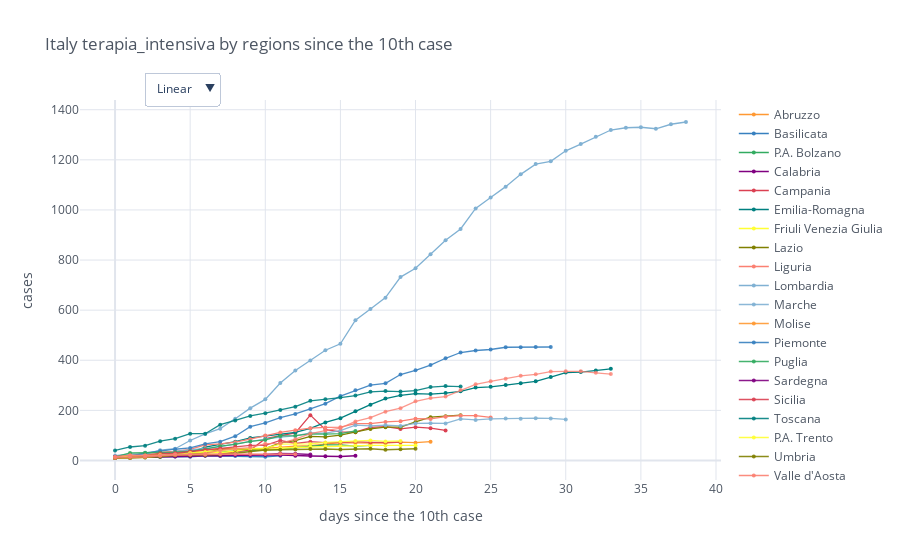

Write notebook code for a chart like this one.
### Code cell
min_value = 10
mpl.iplot_sync_plot(total_cases, min_value=10, title='Italy ' + category + ' by regions since the ' + str(min_value) + 'th case')

### Figure 1 — Plotly figure (JSON) as saved in the notebook; plotly's stock layout.template omitted (floating-point values rounded to 4 significant figures)
{"data": [{"line": {"color": "rgba(255, 153, 51, 1.0)", "dash": "solid", "shape": "linear", "width": 1.3}, "marker": {"size": 4, "symbol": "circle"}, "mode": "lines+markers", "name": "Abruzzo", "text": "", "type": "scatter", "x": [0, 1, 2, 3, 4, 5, 6, 7, 8, 9, 10, 11, 12, 13, 14, 15, 16, 17, 18, 19, 20, 21, 22, 23, 24, 25, 26, 27, 28, 29, 30, 31, 32, 33, 34, 35, 36, 37, 38], "y": [12.0, 14.0, 14.0, 28.0, 37.0, 32.0, 41.0, 47.0, 48.0, 44.0, 49.0, 52.0, 57.0, 59.0, 64.0, 71.0, 70.0, 68.0, 69.0, 73.0, 71.0, 75.0, "", "", "", "", "", "", "", "", "", "", "", "", "", "", "", "", ""]}, {"line": {"color": "rgba(55, 128, 191, 1.0)", "dash": "solid", "shape": "linear", "width": 1.3}, "marker": {"size": 4, "symbol": "circle"}, "mode": "lines+markers", "name": "Basilicata", "text": "", "type": "scatter", "x": [0, 1, 2, 3, 4, 5, 6, 7, 8, 9, 10, 11, 12, 13, 14, 15, 16, 17, 18, 19, 20, 21, 22, 23, 24, 25, 26, 27, 28, 29, 30, 31, 32, 33, 34, 35, 36, 37, 38], "y": [10.0, 12.0, 12.0, 14.0, 16.0, 15.0, 19.0, 18.0, 18.0, 17.0, 15.0, 19.0, "", "", "", "", "", "", "", "", "", "", "", "", "", "", "", "", "", "", "", "", "", "", "", "", "", "", ""]}, {"line": {"color": "rgba(50, 171, 96, 1.0)", "dash": "solid", "shape": "linear", "width": 1.3}, "marker": {"size": 4, "symbol": "circle"}, "mode": "lines+markers", "name": "P.A. Bolzano", "text": "", "type": "scatter", "x": [0, 1, 2, 3, 4, 5, 6, 7, 8, 9, 10, 11, 12, 13, 14, 15, 16, 17, 18, 19, 20, 21, 22, 23, 24, 25, 26, 27, 28, 29, 30, 31, 32, 33, 34, 35, 36, 37, 38], "y": [11.0, 11.0, 18.0, 18.0, 24.0, 30.0, 32.0, 33.0, 38.0, 40.0, 43.0, 45.0, 51.0, 56.0, 62.0, 62.0, 57.0, 60.0, "", "", "", "", "", "", "", "", "", "", "", "", "", "", "", "", "", "", "", "", ""]}, {"line": {"color": "rgba(128, 0, 128, 1.0)", "dash": "solid", "shape": "linear", "width": 1.3}, "marker": {"size": 4, "symbol": "circle"}, "mode": "lines+markers", "name": "Calabria", "text": "", "type": "scatter", "x": [0, 1, 2, 3, 4, 5, 6, 7, 8, 9, 10, 11, 12, 13, 14, 15, 16, 17, 18, 19, 20, 21, 22, 23, 24, 25, 26, 27, 28, 29, 30, 31, 32, 33, 34, 35, 36, 37, 38], "y": [10.0, 11.0, 13.0, 16.0, 16.0, 17.0, 20.0, 21.0, 23.0, 23.0, 22.0, 22.0, 19.0, 18.0, 17.0, 16.0, 19.0, "", "", "", "", "", "", "", "", "", "", "", "", "", "", "", "", "", "", "", "", "", ""]}, {"line": {"color": "rgba(219, 64, 82, 1.0)", "dash": "solid", "shape": "linear", "width": 1.3}, "marker": {"size": 4, "symbol": "circle"}, "mode": "lines+markers", "name": "Campania", "text": "", "type": "scatter", "x": [0, 1, 2, 3, 4, 5, 6, 7, 8, 9, 10, 11, 12, 13, 14, 15, 16, 17, 18, 19, 20, 21, 22, 23, 24, 25, 26, 27, 28, 29, 30, 31, 32, 33, 34, 35, 36, 37, 38], "y": [11.0, 11.0, 19.0, 17.0, 22.0, 22.0, 24.0, 24.0, 36.0, 41.0, 87.0, 99.0, 110.0, 181.0, 123.0, 114.0, 113.0, 132.0, 135.0, 126.0, 133.0, 129.0, 120.0, "", "", "", "", "", "", "", "", "", "", "", "", "", "", "", ""]}, {"line": {"color": "rgba(0, 128, 128, 1.0)", "dash": "solid", "shape": "linear", "width": 1.3}, "marker": {"size": 4, "symbol": "circle"}, "mode": "lines+markers", "name": "Emilia-Romagna", "text": "", "type": "scatter", "x": [0, 1, 2, 3, 4, 5, 6, 7, 8, 9, 10, 11, 12, 13, 14, 15, 16, 17, 18, 19, 20, 21, 22, 23, 24, 25, 26, 27, 28, 29, 30, 31, 32, 33, 34, 35, 36, 37, 38], "y": [11.0, 13.0, 16.0, 24.0, 26.0, 32.0, 53.0, 64.0, 75.0, 90.0, 98.0, 104.0, 112.0, 128.0, 152.0, 169.0, 197.0, 223.0, 247.0, 260.0, 267.0, 265.0, 269.0, 276.0, 291.0, 294.0, 301.0, 308.0, 316.0, 333.0, 351.0, 353.0, 359.0, 366.0, "", "", "", "", ""]}, {"line": {"color": "rgba(255, 255, 51, 1.0)", "dash": "solid", "shape": "linear", "width": 1.3}, "marker": {"size": 4, "symbol": "circle"}, "mode": "lines+markers", "name": "Friuli Venezia Giulia", "text": "", "type": "scatter", "x": [0, 1, 2, 3, 4, 5, 6, 7, 8, 9, 10, 11, 12, 13, 14, 15, 16, 17, 18, 19, 20, 21, 22, 23, 24, 25, 26, 27, 28, 29, 30, 31, 32, 33, 34, 35, 36, 37, 38], "y": [10.0, 11.0, 12.0, 19.0, 21.0, 27.0, 29.0, 32.0, 37.0, 47.0, 41.0, 49.0, 52.0, 54.0, 57.0, 59.0, 60.0, 60.0, 60.0, 60.0, 60.0, "", "", "", "", "", "", "", "", "", "", "", "", "", "", "", "", "", ""]}, {"line": {"color": "rgba(128, 128, 0, 1.0)", "dash": "solid", "shape": "linear", "width": 1.3}, "marker": {"size": 4, "symbol": "circle"}, "mode": "lines+markers", "name": "Lazio", "text": "", "type": "scatter", "x": [0, 1, 2, 3, 4, 5, 6, 7, 8, 9, 10, 11, 12, 13, 14, 15, 16, 17, 18, 19, 20, 21, 22, 23, 24, 25, 26, 27, 28, 29, 30, 31, 32, 33, 34, 35, 36, 37, 38], "y": [15.0, 18.0, 20.0, 24.0, 25.0, 31.0, 31.0, 44.0, 44.0, 45.0, 47.0, 70.0, 79.0, 96.0, 94.0, 101.0, 113.0, 126.0, 133.0, 133.0, 154.0, 173.0, 177.0, 181.0, "", "", "", "", "", "", "", "", "", "", "", "", "", "", ""]}, {"line": {"color": "rgba(251, 128, 114, 1.0)", "dash": "solid", "shape": "linear", "width": 1.3}, "marker": {"size": 4, "symbol": "circle"}, "mode": "lines+markers", "name": "Liguria", "text": "", "type": "scatter", "x": [0, 1, 2, 3, 4, 5, 6, 7, 8, 9, 10, 11, 12, 13, 14, 15, 16, 17, 18, 19, 20, 21, 22, 23, 24, 25, 26, 27, 28, 29, 30, 31, 32, 33, 34, 35, 36, 37, 38], "y": [11.0, 17.0, 29.0, 34.0, 36.0, 44.0, 62.0, 66.0, 73.0, 85.0, 100.0, 112.0, 121.0, 129.0, 132.0, 133.0, 147.0, 147.0, 154.0, 157.0, 167.0, 166.0, 175.0, 179.0, 179.0, 172.0, "", "", "", "", "", "", "", "", "", "", "", "", ""]}, {"line": {"color": "rgba(128, 177, 211, 1.0)", "dash": "solid", "shape": "linear", "width": 1.3}, "marker": {"size": 4, "symbol": "circle"}, "mode": "lines+markers", "name": "Lombardia", "text": "", "type": "scatter", "x": [0, 1, 2, 3, 4, 5, 6, 7, 8, 9, 10, 11, 12, 13, 14, 15, 16, 17, 18, 19, 20, 21, 22, 23, 24, 25, 26, 27, 28, 29, 30, 31, 32, 33, 34, 35, 36, 37, 38], "y": [19, 25, 25, 41, 47, 80, 106, 127, 167, 209, 244, 309, 359, 399, 440, 466, 560, 605, 650, 732, 767, 823, 879, 924, 1006, 1050, 1093, 1142, 1183, 1194, 1236, 1263, 1292, 1319, 1328, 1330, 1324, 1342, 1351]}, {"line": {"color": "rgba(128, 177, 211, 0.8999999999999999)", "dash": "solid", "shape": "linear", "width": 1.3}, "marker": {"size": 4, "symbol": "circle"}, "mode": "lines+markers", "name": "Marche", "text": "", "type": "scatter", "x": [0, 1, 2, 3, 4, 5, 6, 7, 8, 9, 10, 11, 12, 13, 14, 15, 16, 17, 18, 19, 20, 21, 22, 23, 24, 25, 26, 27, 28, 29, 30, 31, 32, 33, 34, 35, 36, 37, 38], "y": [13.0, 15.0, 19.0, 20.0, 36.0, 41.0, 47.0, 54.0, 66.0, 76.0, 85.0, 93.0, 98.0, 110.0, 109.0, 119.0, 141.0, 138.0, 141.0, 138.0, 148.0, 149.0, 148.0, 166.0, 162.0, 166.0, 168.0, 167.0, 169.0, 168.0, 164.0, "", "", "", "", "", "", "", ""]}, {"line": {"color": "rgba(255, 153, 51, 0.8999999999999999)", "dash": "solid", "shape": "linear", "width": 1.3}, "marker": {"size": 4, "symbol": "circle"}, "mode": "lines+markers", "name": "Molise", "text": "", "type": "scatter", "x": [0, 1, 2, 3, 4, 5, 6, 7, 8, 9, 10, 11, 12, 13, 14, 15, 16, 17, 18, 19, 20, 21, 22, 23, 24, 25, 26, 27, 28, 29, 30, 31, 32, 33, 34, 35, 36, 37, 38], "y": ["", "", "", "", "", "", "", "", "", "", "", "", "", "", "", "", "", "", "", "", "", "", "", "", "", "", "", "", "", "", "", "", "", "", "", "", "", "", ""]}, {"line": {"color": "rgba(55, 128, 191, 0.8999999999999999)", "dash": "solid", "shape": "linear", "width": 1.3}, "marker": {"size": 4, "symbol": "circle"}, "mode": "lines+markers", "name": "Piemonte", "text": "", "type": "scatter", "x": [0, 1, 2, 3, 4, 5, 6, 7, 8, 9, 10, 11, 12, 13, 14, 15, 16, 17, 18, 19, 20, 21, 22, 23, 24, 25, 26, 27, 28, 29, 30, 31, 32, 33, 34, 35, 36, 37, 38], "y": [13.0, 17.0, 30.0, 38.0, 45.0, 50.0, 66.0, 75.0, 97.0, 135.0, 150.0, 171.0, 186.0, 206.0, 227.0, 257.0, 280.0, 301.0, 308.0, 343.0, 360.0, 381.0, 408.0, 431.0, 439.0, 443.0, 452.0, 452.0, 453.0, 453.0, "", "", "", "", "", "", "", "", ""]}, {"line": {"color": "rgba(50, 171, 96, 0.8999999999999999)", "dash": "solid", "shape": "linear", "width": 1.3}, "marker": {"size": 4, "symbol": "circle"}, "mode": "lines+markers", "name": "Puglia", "text": "", "type": "scatter", "x": [0, 1, 2, 3, 4, 5, 6, 7, 8, 9, 10, 11, 12, 13, 14, 15, 16, 17, 18, 19, 20, 21, 22, 23, 24, 25, 26, 27, 28, 29, 30, 31, 32, 33, 34, 35, 36, 37, 38], "y": [14.0, 30.0, 31.0, 31.0, 33.0, 37.0, 45.0, 57.0, 64.0, 76.0, 82.0, 98.0, 99.0, 106.0, 105.0, 107.0, 118.0, "", "", "", "", "", "", "", "", "", "", "", "", "", "", "", "", "", "", "", "", "", ""]}, {"line": {"color": "rgba(128, 0, 128, 0.8999999999999999)", "dash": "solid", "shape": "linear", "width": 1.3}, "marker": {"size": 4, "symbol": "circle"}, "mode": "lines+markers", "name": "Sardegna", "text": "", "type": "scatter", "x": [0, 1, 2, 3, 4, 5, 6, 7, 8, 9, 10, 11, 12, 13, 14, 15, 16, 17, 18, 19, 20, 21, 22, 23, 24, 25, 26, 27, 28, 29, 30, 31, 32, 33, 34, 35, 36, 37, 38], "y": [15.0, 16.0, 16.0, 18.0, 19.0, 19.0, 20.0, 19.0, 22.0, 23.0, 24.0, 28.0, 27.0, 24.0, "", "", "", "", "", "", "", "", "", "", "", "", "", "", "", "", "", "", "", "", "", "", "", "", ""]}, {"line": {"color": "rgba(219, 64, 82, 0.8999999999999999)", "dash": "solid", "shape": "linear", "width": 1.3}, "marker": {"size": 4, "symbol": "circle"}, "mode": "lines+markers", "name": "Sicilia", "text": "", "type": "scatter", "x": [0, 1, 2, 3, 4, 5, 6, 7, 8, 9, 10, 11, 12, 13, 14, 15, 16, 17, 18, 19, 20, 21, 22, 23, 24, 25, 26, 27, 28, 29, 30, 31, 32, 33, 34, 35, 36, 37, 38], "y": [11.0, 15.0, 20.0, 28.0, 29.0, 36.0, 42.0, 48.0, 55.0, 60.0, 60.0, 80.0, 68.0, 75.0, 71.0, 71.0, 75.0, 72.0, 72.0, 73.0, "", "", "", "", "", "", "", "", "", "", "", "", "", "", "", "", "", "", ""]}, {"line": {"color": "rgba(0, 128, 128, 0.8999999999999999)", "dash": "solid", "shape": "linear", "width": 1.3}, "marker": {"size": 4, "symbol": "circle"}, "mode": "lines+markers", "name": "Toscana", "text": "", "type": "scatter", "x": [0, 1, 2, 3, 4, 5, 6, 7, 8, 9, 10, 11, 12, 13, 14, 15, 16, 17, 18, 19, 20, 21, 22, 23, 24, 25, 26, 27, 28, 29, 30, 31, 32, 33, 34, 35, 36, 37, 38], "y": [40.0, 54.0, 59.0, 77.0, 87.0, 107.0, 107.0, 143.0, 160.0, 178.0, 189.0, 202.0, 215.0, 238.0, 244.0, 251.0, 259.0, 274.0, 277.0, 275.0, 279.0, 293.0, 297.0, 295.0, "", "", "", "", "", "", "", "", "", "", "", "", "", "", ""]}, {"line": {"color": "rgba(255, 255, 51, 0.8999999999999999)", "dash": "solid", "shape": "linear", "width": 1.3}, "marker": {"size": 4, "symbol": "circle"}, "mode": "lines+markers", "name": "P.A. Trento", "text": "", "type": "scatter", "x": [0, 1, 2, 3, 4, 5, 6, 7, 8, 9, 10, 11, 12, 13, 14, 15, 16, 17, 18, 19, 20, 21, 22, 23, 24, 25, 26, 27, 28, 29, 30, 31, 32, 33, 34, 35, 36, 37, 38], "y": [12.0, 19.0, 19.0, 22.0, 22.0, 30.0, 34.0, 39.0, 46.0, 46.0, 49.0, 65.0, 66.0, 66.0, 72.0, 75.0, 78.0, 80.0, 76.0, 78.0, "", "", "", "", "", "", "", "", "", "", "", "", "", "", "", "", "", "", ""]}, {"line": {"color": "rgba(128, 128, 0, 0.8999999999999999)", "dash": "solid", "shape": "linear", "width": 1.3}, "marker": {"size": 4, "symbol": "circle"}, "mode": "lines+markers", "name": "Umbria", "text": "", "type": "scatter", "x": [0, 1, 2, 3, 4, 5, 6, 7, 8, 9, 10, 11, 12, 13, 14, 15, 16, 17, 18, 19, 20, 21, 22, 23, 24, 25, 26, 27, 28, 29, 30, 31, 32, 33, 34, 35, 36, 37, 38], "y": [10.0, 11.0, 13.0, 15.0, 21.0, 21.0, 21.0, 24.0, 29.0, 35.0, 42.0, 43.0, 44.0, 46.0, 46.0, 44.0, 46.0, 47.0, 43.0, 45.0, 47.0, "", "", "", "", "", "", "", "", "", "", "", "", "", "", "", "", "", ""]}, {"line": {"color": "rgba(251, 128, 114, 0.8999999999999999)", "dash": "solid", "shape": "linear", "width": 1.3}, "marker": {"size": 4, "symbol": "circle"}, "mode": "lines+markers", "name": "Valle d'Aosta", "text": "", "type": "scatter", "x": [0, 1, 2, 3, 4, 5, 6, 7, 8, 9, 10, 11, 12, 13, 14, 15, 16, 17, 18, 19, 20, 21, 22, 23, 24, 25, 26, 27, 28, 29, 30, 31, 32, 33, 34, 35, 36, 37, 38], "y": [15.0, 21.0, 20.0, 20.0, 25.0, 24.0, 24.0, 26.0, 26.0, 26.0, 26.0, 27.0, 25.0, "", "", "", "", "", "", "", "", "", "", "", "", "", "", "", "", "", "", "", "", "", "", "", "", "", ""]}, {"line": {"color": "rgba(251, 128, 114, 0.7999999999999998)", "dash": "solid", "shape": "linear", "width": 1.3}, "marker": {"size": 4, "symbol": "circle"}, "mode": "lines+markers", "name": "Veneto", "text": "", "type": "scatter", "x": [0, 1, 2, 3, 4, 5, 6, 7, 8, 9, 10, 11, 12, 13, 14, 15, 16, 17, 18, 19, 20, 21, 22, 23, 24, 25, 26, 27, 28, 29, 30, 31, 32, 33, 34, 35, 36, 37, 38], "y": [11.0, 13.0, 14.0, 19.0, 23.0, 24.0, 27.0, 41.0, 47.0, 51.0, 67.0, 68.0, 85.0, 107.0, 119.0, 129.0, 156.0, 171.0, 195.0, 209.0, 236.0, 249.0, 255.0, 281.0, 304.0, 316.0, 326.0, 338.0, 344.0, 355.0, 356.0, 356.0, 350.0, 345.0, "", "", "", "", ""]}], "layout": {"legend": {"bgcolor": "#FFFFFF", "font": {"color": "#4D5663"}}, "paper_bgcolor": "#FFFFFF", "plot_bgcolor": "#FFFFFF", "title": {"font": {"color": "#4D5663"}, "text": "Italy terapia_intensiva by regions since the 10th case"}, "updatemenus": [{"buttons": [{"args": [{"yaxis.type": "linear"}], "label": "Linear", "method": "relayout"}, {"args": [{"yaxis.type": "log"}], "label": "Log", "method": "relayout"}], "direction": "down", "pad": {"r": 10, "t": 10}, "showactive": true, "x": 0.1, "xanchor": "left", "y": 1.1, "yanchor": "top"}], "xaxis": {"gridcolor": "#E1E5ED", "showgrid": true, "tickfont": {"color": "#4D5663"}, "title": {"font": {"color": "#4D5663"}, "text": "days since the 10th case"}, "zerolinecolor": "#E1E5ED"}, "yaxis": {"gridcolor": "#E1E5ED", "showgrid": true, "tickfont": {"color": "#4D5663"}, "title": {"font": {"color": "#4D5663"}, "text": "cases"}, "zerolinecolor": "#E1E5ED"}}}
